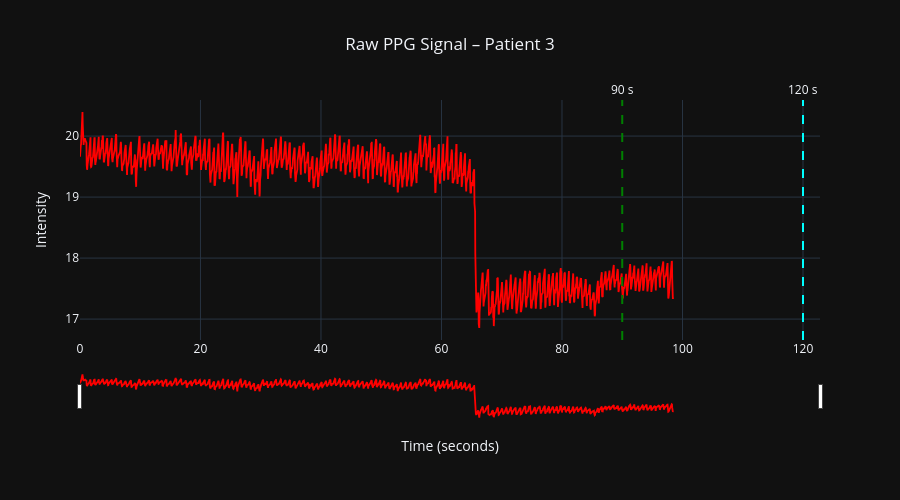

Write notebook code for a chart like this one.
### Markdown cell above
# V4
Added plotly support for interactive plots and observing ppg signals more effectively.

### Code cell
import cv2
import numpy as np
import time
import pandas as pd
import plotly.graph_objects as go

# =============================
# PATIENT DETAILS
# =============================
patient_name = input("Enter Patient Name: ")
patient_id = input("Enter Patient ID: ")

# =============================
# CONFIGURATION
# =============================
CAMERA_INDEX = 2
WARMUP_SECONDS = 5
SIGNAL_90 = 90
SIGNAL_120 = 120
STOP_AT = 150

OUTPUT_FILE = f"PPG_{patient_id}.csv"

# =============================
# VIDEO CAPTURE
# =============================
cap = cv2.VideoCapture(CAMERA_INDEX)

if not cap.isOpened():
    print("❌ Cannot open camera")
    exit()

cap.set(cv2.CAP_PROP_FRAME_WIDTH, 320)
cap.set(cv2.CAP_PROP_FRAME_HEIGHT, 240)

print("\n✅ Camera opened successfully")
print("📹 Place finger on camera & stay still")
print(f"⏳ First {WARMUP_SECONDS} seconds will be ignored\n")

ppg_signal = []
timestamps = []

start_time = time.time()
frame_count = 0
flag_90 = False
flag_120 = False

while True:
    ret, frame = cap.read()
    if not ret:
        break

    elapsed = time.time() - start_time

    # Convert to RGB
    rgb = cv2.cvtColor(frame, cv2.COLOR_BGR2RGB)
    green = rgb[:, :, 1]
    ppg_value = np.mean(green)

    # =============================
    # VALID RECORDING (after warmup)
    # =============================
    if elapsed > WARMUP_SECONDS:
        valid_time = elapsed - WARMUP_SECONDS
        ppg_signal.append(ppg_value)
        timestamps.append(valid_time)
        frame_count += 1

        # ---- SIGNAL POINTS ----
        if valid_time >= SIGNAL_90 and not flag_90:
            print("🟢 90 seconds reached: Minimum data collected")
            flag_90 = True

        if valid_time >= SIGNAL_120 and not flag_120:
            print("🟢 120 seconds reached: Recommended data collected")
            flag_120 = True
    else:
        valid_time = 0

    # =============================
    # DISPLAY TEXT ON FRAME
    # =============================
    cv2.putText(
        frame,
        f"Time: {elapsed:.1f}s",
        (10, 30),
        cv2.FONT_HERSHEY_SIMPLEX,
        0.8,
        (0, 255, 0),
        2
    )

    cv2.putText(
        frame,
        f"Patient: {patient_name}",
        (10, 60),
        cv2.FONT_HERSHEY_SIMPLEX,
        0.6,
        (255, 255, 255),
        2
    )

    cv2.imshow("Live PPG Capture (Press Q to stop)", frame)

    # =============================
    # STOP CONDITIONS
    # =============================
    if elapsed >= STOP_AT:
        print("\n🔴 150 seconds reached: Recording stopped automatically")
        break

    if cv2.waitKey(1) & 0xFF == ord('q'):
        print("\n⏹ Recording stopped manually")
        break

cap.release()
cv2.destroyAllWindows()

# =============================
# SAMPLING RATE
# =============================
if len(timestamps) > 1:
    duration = timestamps[-1] - timestamps[0]
    sampling_rate = frame_count / duration
else:
    sampling_rate = 0

print(f"\n📊 Effective Sampling Rate: {sampling_rate:.2f} Hz")

# =============================
# SAVE TO CSV
# =============================
df = pd.DataFrame({
    "patient_name": patient_name,
    "patient_id": patient_id,
    "time_sec": timestamps,
    "ppg_raw": ppg_signal
})

df.to_csv(OUTPUT_FILE, index=False)

print(f"✅ Raw PPG saved as: {OUTPUT_FILE}")


# =============================
# INTERACTIVE PLOTLY VISUALIZATION
# =============================
fig = go.Figure()

fig.add_trace(
    go.Scatter(
        x=df["time_sec"],
        y=df["ppg_raw"],
        mode="lines",
        name="Raw PPG (Green Channel)",
        line=dict(
            color="red",     # 🔴 RED signal
            width=1.8
        )
    )
)

fig.update_layout(
    title=dict(
        text=f"Raw PPG Signal – Patient {patient_id}",
        x=0.5
    ),
    xaxis=dict(
        title="Time (seconds)",
        rangeslider=dict(visible=True),   # ⏱ Time slider
        type="linear"
    ),
    yaxis=dict(
        title="Intensity"
    ),
    template="plotly_dark",              # 🌙 Dark theme
    height=500
)

# Optional: mark key time points
fig.add_vline(x=90,  line_dash="dash", line_color="green",
              annotation_text="90 s", annotation_position="top")
fig.add_vline(x=120, line_dash="dash", line_color="cyan",
              annotation_text="120 s", annotation_position="top")

fig.show()

### Figure 1 — Plotly figure (JSON) as saved in the notebook; plotly's stock layout.template omitted (floating-point values rounded to 4 significant figures; data arrays with more than 128 entries replaced by an {"elided": "..."} marker saying what was removed)
{"data": [{"line": {"color": "red", "width": 1.8}, "mode": "lines", "name": "Raw PPG (Green Channel)", "type": "scatter", "x": {"elided": "2951 float values"}, "y": {"elided": "2951 float values"}}], "layout": {"annotations": [{"showarrow": false, "text": "90 s", "x": 90, "xanchor": "center", "xref": "x", "y": 1, "yanchor": "bottom", "yref": "y domain"}, {"showarrow": false, "text": "120 s", "x": 120, "xanchor": "center", "xref": "x", "y": 1, "yanchor": "bottom", "yref": "y domain"}], "height": 500, "shapes": [{"line": {"color": "green", "dash": "dash"}, "type": "line", "x0": 90, "x1": 90, "xref": "x", "y0": 0, "y1": 1, "yref": "y domain"}, {"line": {"color": "cyan", "dash": "dash"}, "type": "line", "x0": 120, "x1": 120, "xref": "x", "y0": 0, "y1": 1, "yref": "y domain"}], "title": {"text": "Raw PPG Signal – Patient 3", "x": 0.5}, "xaxis": {"rangeslider": {"visible": true}, "title": {"text": "Time (seconds)"}, "type": "linear"}, "yaxis": {"title": {"text": "Intensity"}}}}
